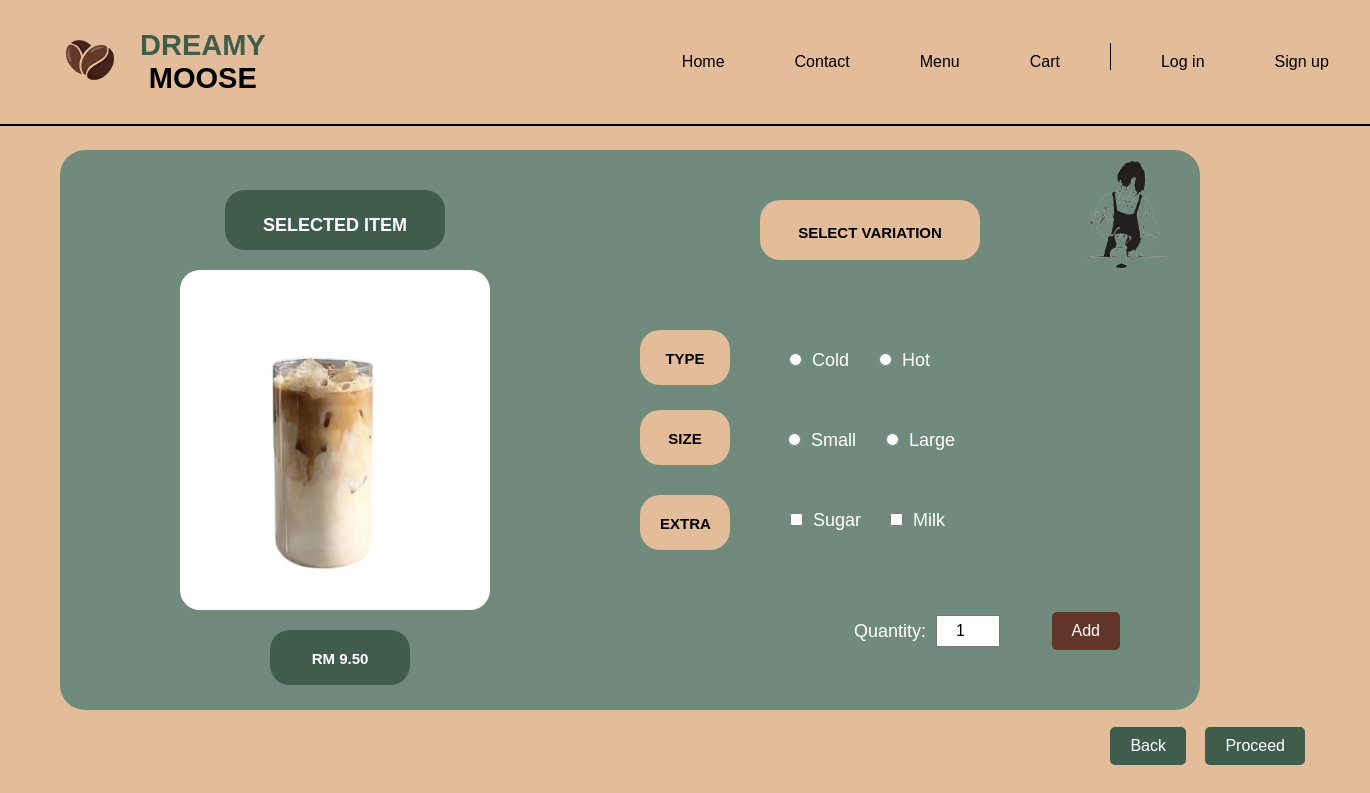
Page /selectedMenu.php?order_id=1 on the committed database.
### tables this page shows
CREATE TABLE `menu` (
  `menu_id` int(11) NOT NULL AUTO_INCREMENT,
  `menu_name` varchar(50) NOT NULL,
  `description` varchar(50) NOT NULL,
  `menu_price` varchar(50) NOT NULL,
  `menu_category` varchar(50) NOT NULL,
  `menu_ingredients` varchar(50) NOT NULL,
  `menu_recipe` varchar(50) NOT NULL,
  `menu_image` varchar(100) NOT NULL,
  `date` varchar(50) NOT NULL,
  PRIMARY KEY (`menu_id`)
);

### selectedMenu.php (the view, shortened to what this page needs)
<?php
require("connection.php")
?>
<!DOCTYPE html>
<html lang="en">
<head>
    <link rel="stylesheet" href="https://cdnjs.cloudflare.com/ajax/libs/sweetalert/2.1.2/sweetalert.min.css">
</head>
<body>
<?php
$order_id = (int) $_GET["order_id"];
$sql_cart = mysqli_query($conn,"SELECT * FROM menu WHERE menu_id = '$order_id'");
$data_cart = mysqli_fetch_assoc($sql_cart);
?>
    <header>
        <div class="header-container">
            <div class="logo-container">
                <a href="#" class="logo">
                    <img src="Pictures/logo.png" alt="Logo">
                </a>
                <div class="logo-text">
                    <span style="color: #405D4C; font-size: 29px;">DREAMY</span><br>
                    <span style="color: #000000; font-size: 29px;">MOOSE</span><br>
                </div>
            </div>
            <nav class="navbar">
                <a href="NewHomepage.php" class="login-option">Home</a>
                <a href="contact.php" class="login-option">Contact</a>
                <a href="menu.php" class="login-option">Menu</a>
                <a href="cart.php" class="login-option">Cart</a>
                <?php if (!isset($_SESSION["username"])) { ?>
                    <a href="loginPage.php" class="login-option">Log in</a>
                    <a href="signup.php" class="login-option">Sign up</a>
                <?php } else { ?>
                    <a href="logout.php" class="login-option">Log out</a>
                <?php } ?>
            </nav>
        </div>
    </header>
    <div id="rcorners1">
    <button id="addButton">Add</button>
        <img id="cornerImage" src="Pictures/Dreamy.png" alt="Corner Image">
		 <div class="radio-container">
            <form>
                <label>
                    <input type="radio" name="type" value="cold"> Cold
                </label>
                <label>
                    <input type="radio" name="type" value="hot"> Hot
                </label>
            </form>
        </div>
		 <div class="size-radio-container">
            <form>
                <label>
                    <input type="radio" name="size" value="small"> Small
                </label>
                <label>
                    <input type="radio" name="size" value="large"> Large
                </label>
            </form>
        </div>
        <div class="extras-container">
            <form>
                <label>
                    <input type="checkbox" name="extras" value="sugar"> Sugar
                </label>
                <label>
                    <input type="checkbox" name="extras" value="milk"> Milk
                </label>
            </form>
        </div>
		<div id="innerRounded" >
           <h2 style="color: white;font-size:18px;margin-top:5px;">SELECTED ITEM</h2>
        </div>
      <div id="OtherRounded" style="background-image:url('admin/assets/images/<?= $data_cart["menu_image"] ?>');background-size: contain;">
        </div>
		<div id="AnotherRounded">
			 <h2 style="color: black;font-size:15px;margin-top:4px;">SELECT VARIATION</h2>
        </div>
		<div id="Another2Rounded">
			 <h2 style="color: black;font-size:15px;margin-top:0px;">TYPE</h2>
        </div>
		<div id="Another3Rounded">
			 <h2 style="color: black;font-size:15px;margin-top:0px;">SIZE</h2>
        </div>
		<div id="Another4Rounded">
			 <h2 style="color: black;font-size:15px;margin-top:0px;">EXTRA</h2>
        </div>
		<div id="Another5Rounded">
			 <h2 style="color: white;font-size:15px;margin-top:0px;">RM <?= $data_cart["menu_price"] ?></h2>
        </div>
	  <div class="quantity-selector">
        <span class="quantity-label">Quantity:</span>
        <input type="number" id="quantity" class="quantity-input" value="1" min="1" max="10">
    </div>
    </div>
    <div class="button-container">
        <button class="action-button" id="backButton">Back</button>
        <button class="action-button" id="proceedButton">Proceed</button>
    </div>
</body>
</html>

### selectedMenu.php (style rules this page uses)
body { background-image: url('Pictures/Homepage_bg.jpg'); background-size: 50%; background-position: center; text-align: center; font-family: Arial, sans-serif; margin: 0; padding: 0; }
header { position: fixed; top: 0; left: 0; width: 100%; padding: 20px; display: flex; justify-content: space-between; align-items: center; border-bottom: 2px solid #000; }
.header-container { display: flex; justify-content: space-between; align-items: center; width: 100%; }
.logo-container { display: flex; align-items: center; }
.navbar { display: flex; justify-content: center; flex-grow: 1; margin-left:355px; }
.navbar a { text-decoration: none; color: #000; margin: 0 15px; }
.logo img { max-height: 80px; margin-left: 30px; }
.logo-text { margin-left: 10px; font-size: 24px; font-weight: bold; color: #000; }
.login-option { background-color: #E3BC9A; color: white; padding: 10px 20px; border: none; border-radius: 5px; text-decoration: none; font-size: 16px; margin-top: 10px; transition: background-color 0.3s ease; display: inline-block; }
#rcorners1 { border-radius: 25px; background: #708B7B; padding: 20px; width: 1100px; height: 520px; margin-top: 150px; margin-bottom: 100px; margin-left: 60px; margin-right: auto; text-align: center; position: relative; }
#addButton { position:absolute; background-color: #623628; color: white; padding: 10px 20px; border: none; border-radius: 5px; text-decoration: none; font-size: 16px; right:80px; bottom:60px; transition: background-color 0.3s ease; }
#cornerImage { position: absolute; bottom:330px; right: 60px; height: 300px; width: 450px; border-radius: 50%; left:850px; }
#innerRounded { border-radius: 20px; background-color: #405D4C; padding: 20px; margin: 20px; text-align: center; position: relative; height: 20px; width:180px; margin-right:100px; margin-left:145px; }
#OtherRounded { border-radius: 20px; background-color: #D6A067; padding: 20px; margin: 20px; text-align: center; position: relative; height: 300px; width: 270px; margin-right: 40px; margin-left: 100px; }
#AnotherRounded { border-radius: 20px; background-color: #E3BC9A; padding: 20px; margin: 20px; text-align: center; position: absolute; top: 30px; right: 200px; height: 20PX; width: 180px; }
#Another2Rounded { border-radius: 20px; background-color: #E3BC9A; padding: 20px; margin: 20px; text-align: center; position: absolute; top: 160px; right: 450px; height: 15px; width: 50px; }
#Another3Rounded { border-radius: 20px; background-color: #E3BC9A; padding: 20px; margin: 20px; text-align: center; position: absolute; top: 240px; right: 450px; height: 15px; width: 50px; }
#Another4Rounded { border-radius: 20px; background-color: #E3BC9A; padding: 20px; margin: 20px; text-align: center; position: absolute; top: 325px; right: 450px; height: 15px; width: 50px; }
#Another5Rounded { border-radius: 20px; background-color: #405D4C; padding: 20px; margin: 20px; text-align: center; position: absolute; top: 460px; right: 690px; height: 15px; width: 100px; margin-right:100px; margin-left:145px; }
.quantity-selector { position: absolute; top: 465px; right:200px; display: flex; justify-content: center; align-items: center; }
.quantity-label { font-size: 18px; color: white; margin-right: 10px; }
.quantity-input { width: 50px; padding: 5px; font-size: 16px; text-align: center; }
.button-container { margin-top: 25px; text-align: right; position: fixed; bottom: 45px; right: 50px; }
.action-button { background-color: #405D4C; color: white; padding: 10px 20px; border: none; border-radius: 5px; text-decoration: none; font-size: 16px; margin-right: 15px; gap:30px; margin-top: 25px; transition: background-color 0.3s ease; }
.radio-container { position: absolute; top: 200px; right: 250px; text-align: left; }
.radio-container label { font-size: 18px; color: white; margin-right: 20px; }
.radio-container input { margin-right: 5px; }
.size-radio-container { position: absolute; top: 280px; right: 225px; text-align: left; }
.size-radio-container label { font-size: 18px; color: white; margin-right: 20px; }
.size-radio-container input { margin-right: 5px; }
.extras-container { position: absolute; top: 360px; right: 235px; text-align: left; }
.extras-container label { font-size: 18px; color: white; margin-right: 20px; }
.extras-container input { margin-right: 5px; }

### rows in the picture
menu: menu_image (picture), menu_price "9.50"
